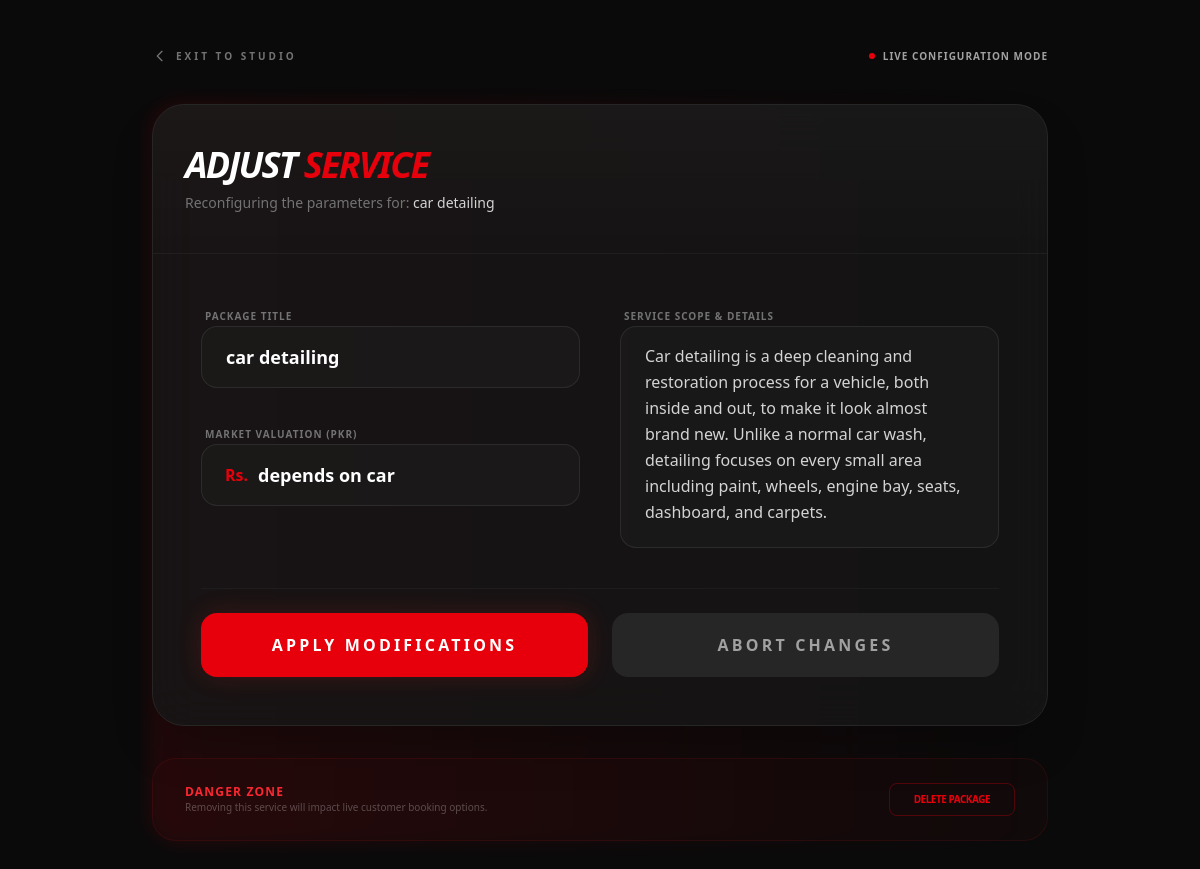
Screenshot of /adminstudio/edit-service/6/ (signed in) with the database file from the repository.
### django_apps/services/models.py (models this page shows, shortened)
class Service(models.Model):
    service_name = models.CharField(max_length=200)
    description = models.TextField()
    price = models.TextField(max_length = 250)
    is_available = models.BooleanField(default=True)

### django_apps/dashboard/views.py (the view)
# urls.py: path('edit-service/<int:pk>/', views.edit_service, name='edit_service'),
@user_passes_test(lambda u: u.is_staff, login_url='home')
def edit_service(request, pk):
    service_obj = get_object_or_404(Service, pk=pk)
    if request.method == "POST":
        service_obj.service_name = request.POST.get('name')
        service_obj.description = request.POST.get('description')
        service_obj.price = request.POST.get('price')
        service_obj.save()
        return redirect('admin_dashboard')
    return render(request, 'edit_service.html', {'service': service_obj})

### django_apps/dashboard/templates/edit_service.html (shortened to what this page needs)
{% extends "base1.html" %}
{% block content %}
<div class="min-h-screen bg-[#0a0a0a] py-12 px-4 sm:px-6 lg:px-8 bg-[radial-gradient(circle_at_top_right,_var(--tw-gradient-stops))] from-neutral-900 via-[#0a0a0a] to-[#0a0a0a]">
    <div class="max-w-4xl mx-auto">
        <div class="mb-10 flex items-center justify-between">
            <a href="{% url 'admin_dashboard' %}" class="group flex items-center text-[10px] font-black text-neutral-500 hover:text-red-500 uppercase tracking-[0.3em] transition-all">
                <svg class="w-4 h-4 mr-2 transform group-hover:-translate-x-1 transition-transform" fill="none" stroke="currentColor" viewBox="0 0 24 24"><path stroke-linecap="round" stroke-linejoin="round" stroke-width="2" d="M15 19l-7-7 7-7"/></svg>
                Exit to Studio
            </a>
            <div class="flex items-center space-x-2">
                <span class="h-1.5 w-1.5 rounded-full bg-red-600 animate-pulse"></span>
                <span class="text-[10px] font-bold text-neutral-400 uppercase tracking-widest">Live Configuration Mode</span>
            </div>
        </div>
        <div class="relative">
            <div class="relative bg-neutral-900/80 border border-neutral-800 rounded-[2rem] overflow-hidden backdrop-blur-xl shadow-2xl">
                <div class="px-8 py-10 border-b border-neutral-800/50 bg-gradient-to-b from-white/[0.02] to-transparent">
                    <h1 class="text-4xl font-black text-white tracking-tighter uppercase italic">
                        Adjust <span class="text-red-600">Service</span>
                    </h1>
                    <p class="mt-2 text-sm text-neutral-500 font-medium">Reconfiguring the parameters for: <span class="text-neutral-300">{{ service.service_name }}</span></p>
                </div>
                <form method="POST" class="p-8 lg:p-12 space-y-10">
                    <div class="grid grid-cols-1 md:grid-cols-2 gap-10">
                        <div class="space-y-8">
                            <div class="group space-y-2">
                                <label class="text-[10px] font-black text-neutral-500 uppercase tracking-widest ml-1 group-focus-within:text-red-500 transition-colors">Package Title</label>
                                <input type="text" name="name" value="{{ service.service_name }}" required
                                    class="w-full bg-neutral-800/30 border border-neutral-700/50 rounded-2xl py-4 px-6 text-white text-lg font-bold placeholder-neutral-600 focus:ring-2 focus:ring-red-600/20 focus:border-red-600 outline-none transition-all">
                            </div>
                            <div class="group space-y-2">
                                <label class="text-[10px] font-black text-neutral-500 uppercase tracking-widest ml-1 group-focus-within:text-red-500 transition-colors">Market Valuation (PKR)</label>
                                <div class="relative">
                                    <span class="absolute left-6 top-1/2 -translate-y-1/2 text-red-600 font-black">Rs.</span>
                                    <input type="text" name="price" value="{{ service.price }}" required
                                        class="w-full bg-neutral-800/30 border border-neutral-700/50 rounded-2xl py-4 pl-14 pr-6 text-white text-lg font-bold focus:ring-2 focus:ring-red-600/20 focus:border-red-600 outline-none transition-all">
                                </div>
                            </div>
                        </div>
                        <div class="space-y-2 group">
                            <label class="text-[10px] font-black text-neutral-500 uppercase tracking-widest ml-1 group-focus-within:text-red-500 transition-colors">Service Scope & Details</label>
                            <textarea name="description" rows="7" required placeholder="Outline the detailing steps included in this package..."
                                class="w-full h-[calc(100%-1.5rem)] bg-neutral-800/30 border border-neutral-700/50 rounded-2xl py-4 px-6 text-neutral-300 leading-relaxed focus:ring-2 focus:ring-red-600/20 focus:border-red-600 outline-none transition-all resize-none">{{ service.description }}</textarea>
                        </div>
                    </div>
                    <div class="flex flex-col md:flex-row items-center gap-6 pt-6 border-t border-neutral-800/50">
                        <button type="submit" class="flex-1 bg-red-600 hover:bg-red-500 text-white font-black uppercase tracking-[0.2em] py-5 rounded-2xl shadow-[0_0_25px_rgba(220,38,38,0.2)] transition-all active:scale-95">
                            Apply Modifications
                        </button>
                        <a href="{% url 'admin_dashboard' %}" class="flex-1 text-center bg-neutral-800 hover:bg-neutral-700 text-neutral-400 font-black uppercase tracking-[0.2em] py-5 rounded-2xl transition-all">
                            Abort Changes
                        </a>
                    </div>
                </form>
            </div>
            <div class="mt-8 px-8 py-6 bg-red-900/5 border border-red-900/20 rounded-3xl flex flex-col md:flex-row items-center justify-between gap-4">
                <div>
                    <h4 class="text-xs font-black text-red-500 uppercase tracking-widest">Danger Zone</h4>
                    <p class="text-[10px] text-neutral-600 font-medium">Removing this service will impact live customer booking options.</p>
                </div>
                <a href="{% url 'delete_service' service.pk %}" onclick="return confirm('EXTERMINATE SERVICE? This action is irreversible.')"
                    class="text-[10px] font-black text-red-600 hover:text-white hover:bg-red-600 border border-red-600/30 px-6 py-2 rounded-lg transition-all uppercase tracking-tighter">
                    Delete Package
                </a>
            </div>
        </div>
    </div>
</div>
{% endblock %}

### rows the page displays
Service: service_name "car detailing", name "car detailing", price "depends on car", description "Car detailing is a deep cleaning and restoration process for a vehicle, both inside and out, to make it look almost brand new. Unlike a normal car wash, detailing focuses on every small area including paint, wheels, engine bay, seats, dashboard, and carpets."
